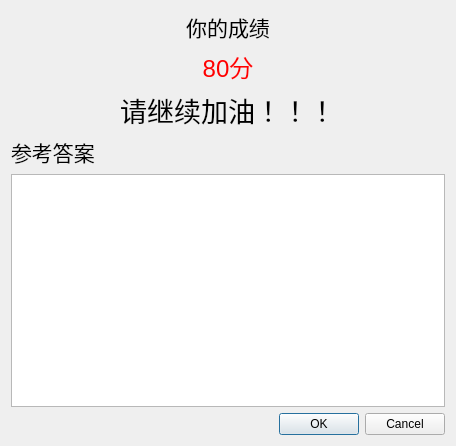
<?xml version="1.0" encoding="UTF-8"?>
<ui version="4.0">
 <class>GdDialog</class>
 <widget class="QDialog" name="GdDialog">
  <property name="geometry">
   <rect>
    <x>0</x>
    <y>0</y>
    <width>456</width>
    <height>446</height>
   </rect>
  </property>
  <property name="windowTitle">
   <string>Dialog</string>
  </property>
  <layout class="QGridLayout" name="gridLayout_2">
   <item row="0" column="0">
    <layout class="QGridLayout" name="gridLayout">
     <item row="0" column="0">
      <layout class="QVBoxLayout" name="verticalLayout">
       <item>
        <widget class="QLabel" name="label">
         <property name="font">
          <font>
           <pointsize>16</pointsize>
          </font>
         </property>
         <property name="text">
          <string>你的成绩</string>
         </property>
         <property name="alignment">
          <set>Qt::AlignCenter</set>
         </property>
        </widget>
       </item>
       <item>
        <widget class="QLabel" name="label_gd">
         <property name="font">
          <font>
           <pointsize>18</pointsize>
          </font>
         </property>
         <property name="layoutDirection">
          <enum>Qt::LeftToRight</enum>
         </property>
         <property name="styleSheet">
          <string notr="true">color: rgb(255, 0, 0);</string>
         </property>
         <property name="frameShadow">
          <enum>QFrame::Plain</enum>
         </property>
         <property name="text">
          <string>80分</string>
         </property>
         <property name="alignment">
          <set>Qt::AlignCenter</set>
         </property>
        </widget>
       </item>
       <item>
        <widget class="QLabel" name="label_3">
         <property name="font">
          <font>
           <pointsize>20</pointsize>
          </font>
         </property>
         <property name="text">
          <string>请继续加油！！！</string>
         </property>
         <property name="alignment">
          <set>Qt::AlignCenter</set>
         </property>
        </widget>
       </item>
      </layout>
     </item>
     <item row="1" column="0">
      <layout class="QVBoxLayout" name="verticalLayout_2">
       <item>
        <widget class="QLabel" name="label_4">
         <property name="font">
          <font>
           <pointsize>16</pointsize>
          </font>
         </property>
         <property name="text">
          <string>参考答案</string>
         </property>
        </widget>
       </item>
       <item>
        <widget class="QTextEdit" name="tE_ans">
         <property name="font">
          <font>
           <pointsize>12</pointsize>
          </font>
         </property>
        </widget>
       </item>
      </layout>
     </item>
     <item row="2" column="0">
      <widget class="QDialogButtonBox" name="buttonBox">
       <property name="orientation">
        <enum>Qt::Horizontal</enum>
       </property>
       <property name="standardButtons">
        <set>QDialogButtonBox::Cancel|QDialogButtonBox::Ok</set>
       </property>
      </widget>
     </item>
    </layout>
   </item>
  </layout>
 </widget>
 <resources/>
 <connections>
  <connection>
   <sender>buttonBox</sender>
   <signal>accepted()</signal>
   <receiver>GdDialog</receiver>
   <slot>accept()</slot>
   <hints>
    <hint type="sourcelabel">
     <x>248</x>
     <y>254</y>
    </hint>
    <hint type="destinationlabel">
     <x>157</x>
     <y>274</y>
    </hint>
   </hints>
  </connection>
  <connection>
   <sender>buttonBox</sender>
   <signal>rejected()</signal>
   <receiver>GdDialog</receiver>
   <slot>reject()</slot>
   <hints>
    <hint type="sourcelabel">
     <x>316</x>
     <y>260</y>
    </hint>
    <hint type="destinationlabel">
     <x>286</x>
     <y>274</y>
    </hint>
   </hints>
  </connection>
 </connections>
</ui>
